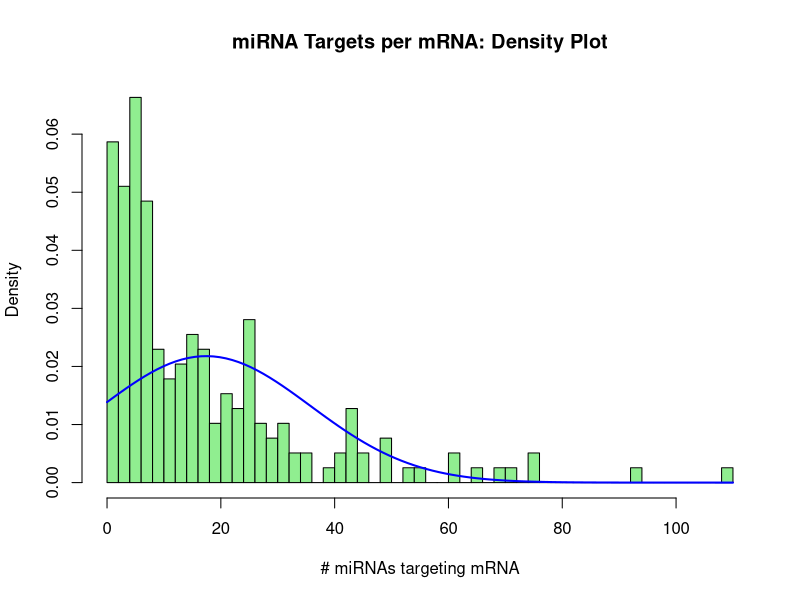
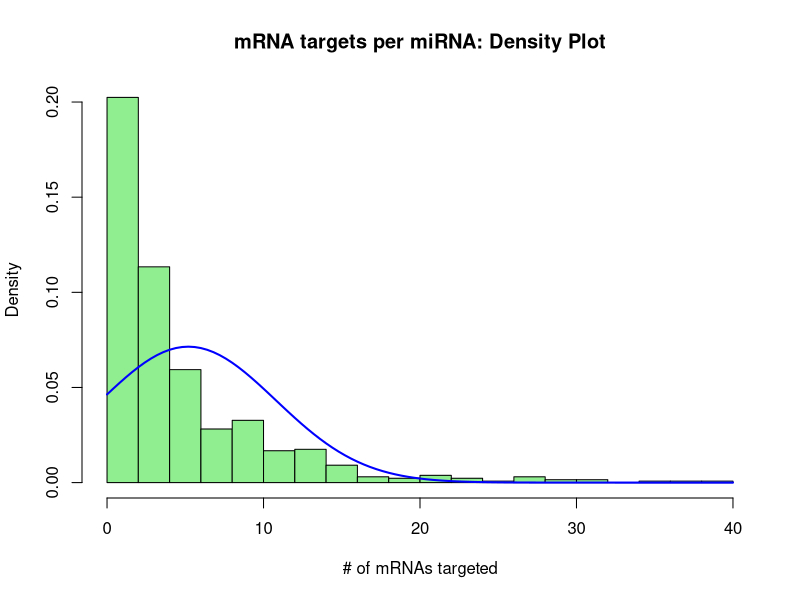
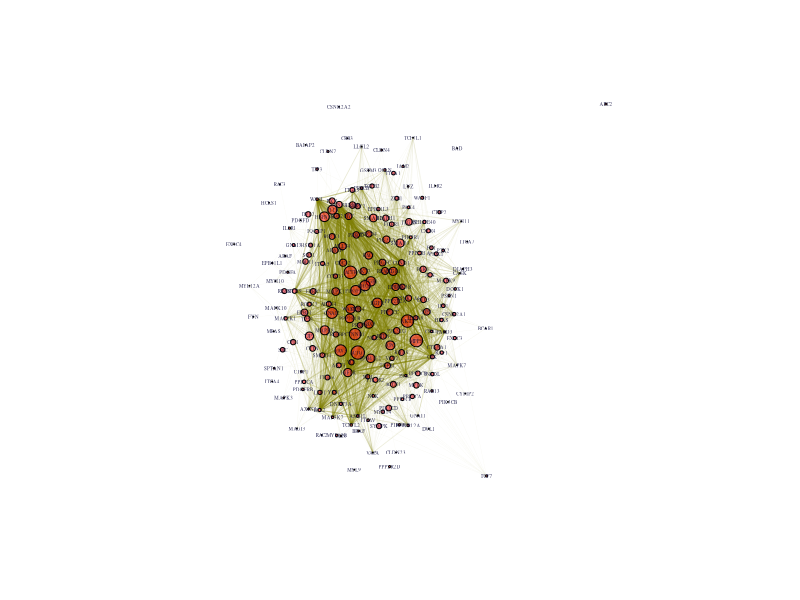
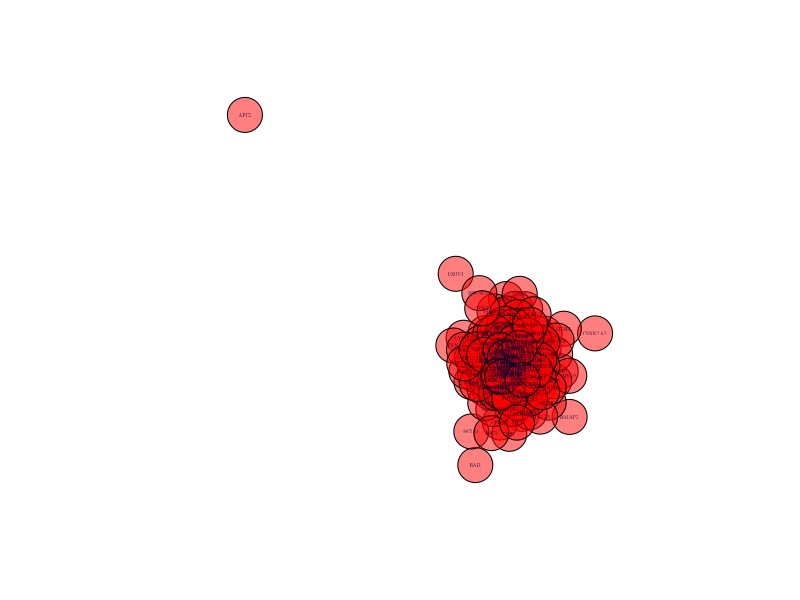

Here is the R script that generated these plots, in order:

if (!require("ggplot2")) {
  install.packages("ggplot2", dependencies = TRUE)
  library(rstudioapi)
}

if (!require("MASS")) {
  install.packages("MASS", dependencies = TRUE)
  library(rstudioapi)
}

if (!require("Matrix")) {
  install.packages("Matrix", dependencies = TRUE)
  library(rstudioapi)
}

if (!require("igraph")) {
  install.packages("igraph", dependencies = TRUE)
  library(rstudioapi)
}


#Read .csv file into R data
miR <- read.csv("MirWalk_Trimmed.csv")

##FREQUENCY DISTRIBUTIONS
##Plot frequency distributions of mRNA targets per miRNA, and targeting miRNAs per mRNA
##Tabulate the miRWalk output and run a frequency distribution for mRNA-miR/miR-mRNA targeting stats
library(ggplot2)
View(miR)
summary(miR)
summary(miR$Gene)

library(MASS)

## histogram miRNA targets per mRNA

Gene = miR$Gene
Gene.freq = table(Gene)
GeneTable <- cbind(Gene.freq)
colors = c("lightgreen")
hist(GeneTable, freq=FALSE, main="miRNA Targets per mRNA: Density Plot", xlab = "# miRNAs targeting mRNA", breaks=50, col="lightgreen")
curve(dnorm(x, mean=mean(Gene.freq), sd=sd(Gene.freq)), add=TRUE, col="blue", lwd=2)

## histogram mRNAs targeted by miRNA

miRNA = miR$miRNA
miRNA.freq = table(miRNA)
miRTable <- cbind(miRNA.freq)
hist(miRTable, freq=FALSE, main = "mRNA targets per miRNA: Density Plot", xlab = "# of mRNAs targeted", breaks=20, col = "lightgreen")
curve(dnorm(x, mean=mean(miRNA.freq), sd=sd(miRNA.freq)), add=TRUE, col="blue", lwd=2)

##NETWORK GRAPH
##Create and plot a network graph from the adjacency list

#Convert into data frame
miRFrame <- data.frame(person=miR$Gene, gr=miR$miRNA, stringsAsFactors = F)

##Treat the adjacenty list as a bipartite network (coding genes and miRNAs each constitute the two bipartite modes of the network).
##Code was derived from social network modelling from the blog of Solomon Messing.
##https://solomonmessing.wordpress.com/2012/09/30/working-with-bipartiteaffiliation-network-data-in-r/

#Use functions from the R Matrix package to create an adjacency matrix 'A' from the imported list.
library(Matrix)

A <- spMatrix(nrow=length(unique(miRFrame$person)),
              ncol=length(unique(miRFrame$gr)),
              i = as.numeric(factor(miRFrame$person)),
              j = as.numeric(factor(miRFrame$gr)),
              x = rep(1, length(as.numeric(miRFrame$person))) )

row.names(A) <- levels(factor(miRFrame$person))
colnames(A) <- levels(factor(miRFrame$gr))
A

Arow <- tcrossprod(A)
Arow
head(Arow)

##Use the R Igraph package to create a network graph object.
library(igraph)

miRgraphAdj <- graph.adjacency(Arow, mode = 'undirected')
summary(miRgraphAdj)

##make each edge weight become 1, and then sum them back into an edge attribute
#http://stackoverflow.com/questions/12998456/r-igraph-convert-parallel-edges-to-weight-attribute
E(miRgraphAdj)$weight
E(miRgraphAdj)$weight <- 1
miRgraphAdj <- simplify(miRgraphAdj, edge.attr.comb=list(weight="sum"))

E(miRgraphAdj)$width <- E(miRgraphAdj)$weight
E(miRgraphAdj)$width
# direct output to a file
sink("EdgeFile", append=FALSE, split=FALSE)

##Assign vertex label attributes, color and font
V(miRgraphAdj)$label <- V(miRgraphAdj)$name
V(miRgraphAdj)$label.color <- rgb(0,0,.2,.8)
V(miRgraphAdj)$label.cex <- .6
V(miRgraphAdj)$label.cex <- .3
V(miRgraphAdj)$label.font <- 1
V(miRgraphAdj)$color <- rgb(1,0,0,.5)

miRgraphAdj <- simplify(miRgraphAdj, remove.loops = TRUE, remove.multiple = TRUE)

##Assign transparency as a function of Edge weight
egam <- (E(miRgraphAdj)$weight)/max(E(miRgraphAdj)$weight)
E(miRgraphAdj)$color <- rgb(.5,.5,0,egam)

##Plot the graph object, with vertex size as a function of 'betweeness' and edge width a function of edge weight.
##Apply scaling functions to create resolution for visual interpretation of the graph.
##Here, the user-derived betweeness(mirgraphAdj/33) and log(E(miRgraphAdj)$weight) were user-derived to reduce the 'hairball' and facilitate interpretation
plot(miRgraphAdj, vertex.size=betweenness(miRgraphAdj)/33, edge.width=log10(E(miRgraphAdj)$weight), layout=layout.kamada.kawai)


##For scaling vertex.size and edge widths for different graphs:
##plot(miRgraphAdj, vertex.size=betweenness(miRgraphAdj)/V_Scaling_Factor, edge.width=E_Scaling_Factor(E(miRgraphAdj)$weight), layout=layout.kamada.kawai)

##For the 5-gene subgraph found in Fig.3C (Input file 'Subset.R'):
plot(miRgraphAdj, vertex.size=20, edge.width=(E(miRgraphAdj)$weight)/10, layout=layout.fruchterman.reingold)
